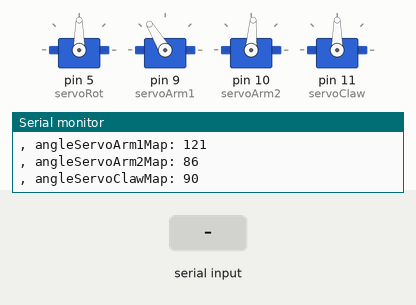
Recording of a sketch running on a simulated Arduino Uno, built with avr-gcc and run on an emulated ATmega328P. Shown: 4 × servo, the last lines printed to the serial monitor. The inputs (shaded band) are chosen by the test bench.

Above: at 1.2 s.
1.3 s: "90,45,200,10\n" received over Serial
At 2.8 s:
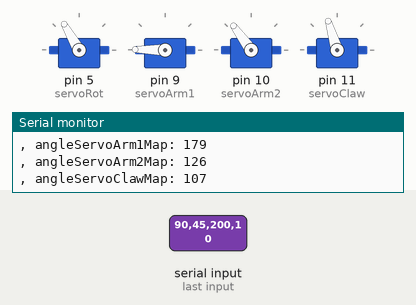
3.8 s: "30,150,10,200\n" received over Serial
At 5.8 s:
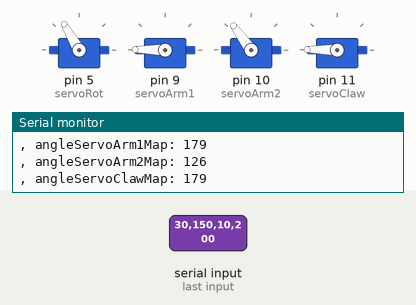
Timing chart, 0 to 7.3 s (numbered marks = the images above; inputs shaded):
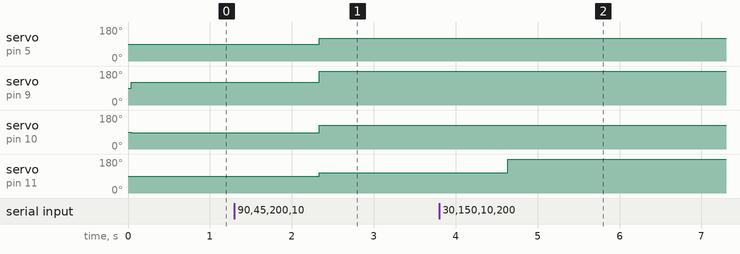

Measured:
- after the input at 1.3 s, servo on pin 5 (servoRot): 90° → 120° after 1.0 s; servo on pin 9 (servoArm1): 121° → 179° after 1.0 s; servo on pin 10 (servoArm2): 86° → 126° after 1.0 s; servo on pin 11 (servoClaw): 90° → 107° after 1.0 s
- after the input at 3.8 s, servo on pin 11 (servoClaw): 107° → 179° after 0.84 s

The sketch:

arm_v2.ino
```cpp
#include <Servo.h>

Servo servoRot;  // create a servo object
Servo servoArm1;
Servo servoArm2;
Servo servoClaw;

int angleServoRot;   // variable to hold the angle for the servo motor
int angleServoArm1;   // variable to hold the angle for the servo motor
int angleServoArm2;   // variable to hold the angle for the servo motor
int angleServoClaw;   // variable to hold the angle for the servo motor

int angleServoRotMap;   // variable to hold the angle for the servo motor
int angleServoArm1Map;   // variable to hold the angle for the servo motor
int angleServoArm2Map;   // variable to hold the angle for the servo motor
int angleServoClawMap;   // variable to hold the angle for the servo motor


void setup() {
  servoRot.attach(5); // attaches the servo on pin 9 to the servo object
  servoArm1.attach(9);
  servoArm2.attach(10);
  servoClaw.attach(11);

  Serial.begin(9600); // open a serial connection to your computer

// init ou pas du bras au milieu
  angleServoRot = 50;
  angleServoArm1 = 50;
  angleServoArm2 = 50;
  angleServoClaw = 50;


}

void loop() {


while (Serial.available() > 0) {

    // look for the next valid integer in the incoming serial stream:
    int cmdAngleServoRot = Serial.parseInt();
    // do it again:
    Serial.print("\n cmdAngleServoRot : ");
    Serial.println(cmdAngleServoRot);
    int cmdAngleServoArm1 = Serial.parseInt();
    Serial.print("\n cmdAngleServoArm1 : ");
    Serial.println(cmdAngleServoArm1);
    // do it again:
    int cmdAngleServoArm2 = Serial.parseInt();
    Serial.print("\n cmdAngleServoArm2 : ");
    Serial.println(cmdAngleServoArm2);
    // do it again:
    int cmdAngleServoClaw = Serial.parseInt();
    Serial.print("\n cmdAngleServoClaw : ");
    Serial.println(cmdAngleServoClaw);


    // look for the newline. That's the end of your sentence:
    if (Serial.read() == '\n') {

     angleServoRot = angleServoRot + cmdAngleServoRot;
     angleServoRot = min(angleServoRot, 100);
     angleServoRot = max(angleServoRot, 0);
     Serial.print("\n angleServoRot: ");
     Serial.println(angleServoRot);

     angleServoArm1 = angleServoArm1 + cmdAngleServoArm1;
     angleServoArm1 = min(angleServoArm1, 100);
     angleServoArm1 = max(angleServoArm1, 0);
     Serial.print("\n angleServoArm1: ");
     Serial.println(angleServoArm1);

     angleServoArm2 = angleServoArm2 + cmdAngleServoArm2;
     Serial.print("\n addition : ");
     Serial.println(angleServoArm2);
     angleServoArm2 = min(angleServoArm2, 100);
     angleServoArm1 = max(angleServoArm2, 0);
     Serial.print("\n angleServoArm2: ");
     Serial.println(angleServoArm2);

     angleServoClaw = angleServoClaw + cmdAngleServoClaw;
     angleServoClaw = min(angleServoClaw, 100);
     angleServoClaw = max(angleServoClaw, 0);
     Serial.print("\n angleServoClaw: ");
     Serial.println(angleServoClaw);

    }
  }


  // scale the numbers from the pot & print out the angle for the servo motor
  angleServoRotMap = map(angleServoRot, 0, 100, 60, 120);
  Serial.print(", angleServoRotMap: ");
  Serial.println(angleServoRotMap);
  angleServoArm1Map = map(angleServoArm1, 0, 100, 63, 179);
  Serial.print(", angleServoArm1Map: ");
  Serial.println(angleServoArm1Map);
  angleServoArm2Map = map(angleServoArm2, 0, 100, 47, 126);
  Serial.print(", angleServoArm2Map: ");
  Serial.println(angleServoArm2Map);
  angleServoClawMap = map(angleServoClaw, 0, 100, 1, 179);
  Serial.print(", angleServoClawMap: ");
  Serial.println(angleServoClawMap);

  // set the servo position
  servoRot.write(angleServoRotMap);
  servoArm1.write(angleServoArm1Map);
  servoArm2.write(angleServoArm2Map);
  servoClaw.write(angleServoClawMap);

  // wait for the servo to get there
  delay(1000);


}
```
